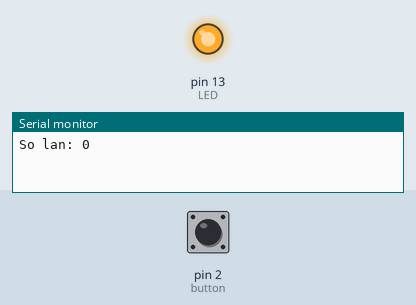
Simulated run of this sketch. Board: Arduino Uno, built with avr-gcc and run on an emulated ATmega328P. Parts: output pins drawn as LEDs (lit = HIGH), the last lines printed to the serial monitor. The test bench sets the inputs (shaded band); at power-on: pin 2 (button) HIGH.

Above: at 1.2 s.
1.3 s: pin 2 (button) pulled LOW for 0.15 s
At 1.6 s:
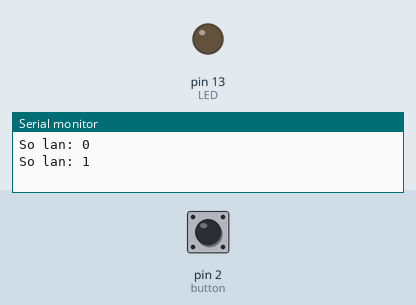
2.9 s: pin 2 (button) pulled LOW for 1 s
At 4.0 s:
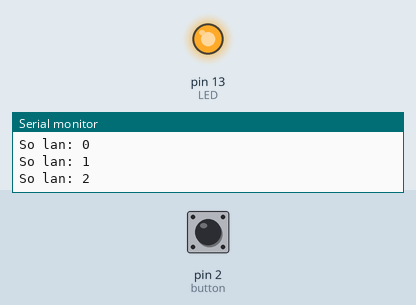
5.4 s: pin 2 (button) pulled LOW for 3.2 s
At 5.9 s:
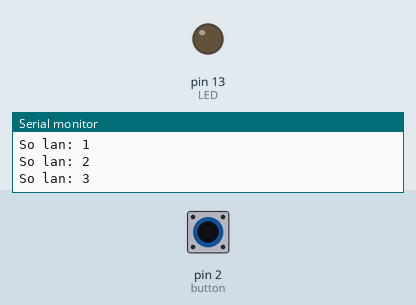
Timing chart, 0 to 8.4 s (numbered marks = the images above; inputs shaded):
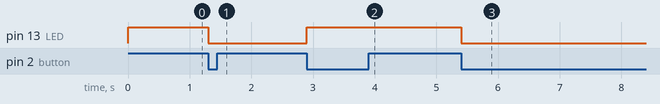

The sketch:

bai3_2.ino
```cpp
const byte button = 2;
const byte LED = 13;
volatile int dem = 0;
unsigned long last = 0;
const unsigned long D = 200;

void setup() {
  Serial.begin(9600);
  pinMode(button, INPUT_PULLUP);
  pinMode(LED, OUTPUT);
  digitalWrite(LED, LOW);

  attachInterrupt(digitalPinToInterrupt(button), cnt, FALLING);
}

void cnt() {
  if (millis() - last > D) {
    dem++;
    last = millis();
  }
}

void loop() {
  static int last_count = - 1;
  if (dem != last_count) {
    Serial.print("So lan: ");
    Serial.println(dem);
    last_count = dem;
  }

  if (dem % 2 != 0) {
    digitalWrite(LED, LOW);
  }
  else {
    digitalWrite(LED, HIGH);
  }
}
```

Measured:
- after the input at 1.3 s, pin 13 (LED): HIGH → LOW at once
- after the input at 2.9 s, pin 13 (LED): LOW → HIGH at once
- after the input at 5.4 s, pin 13 (LED): HIGH → LOW at once
